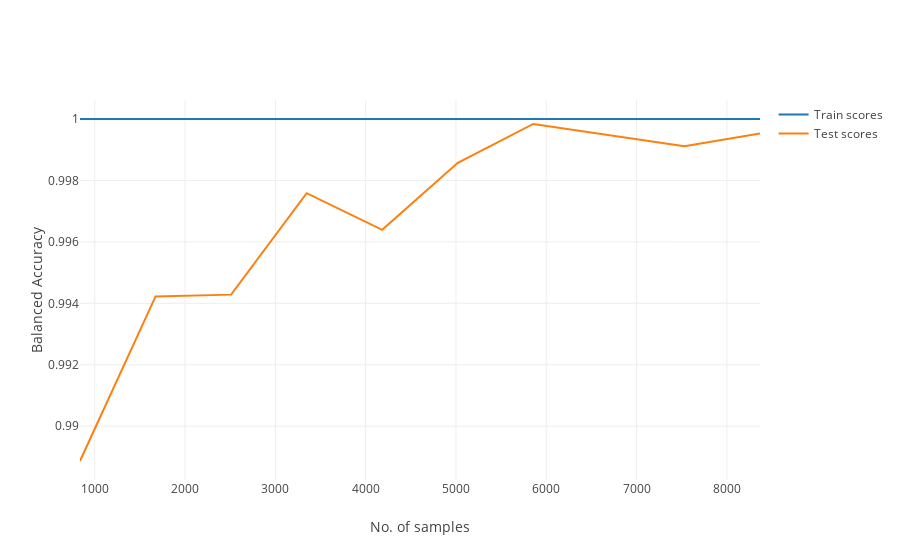
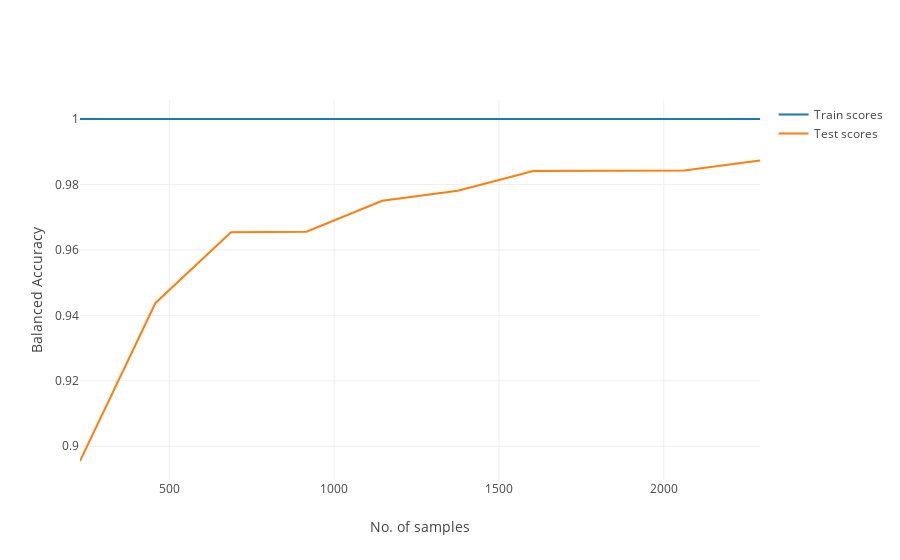
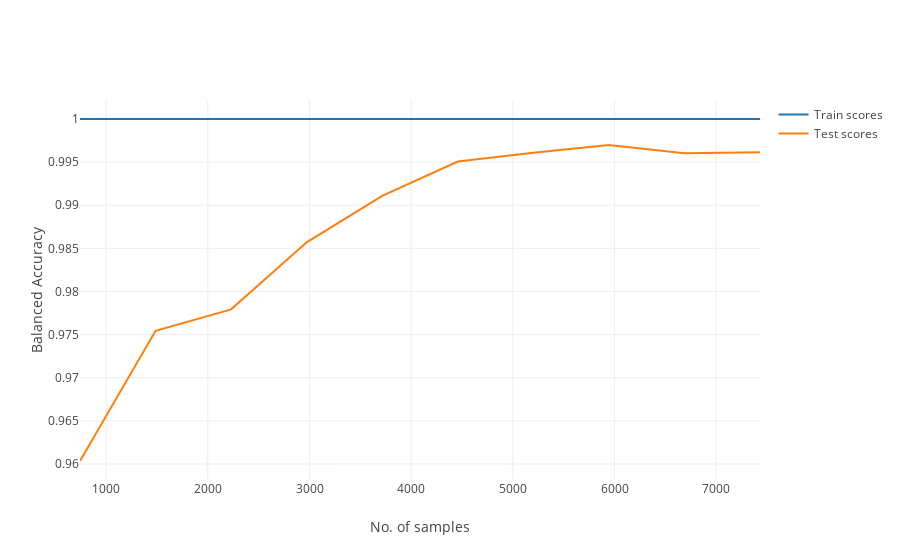
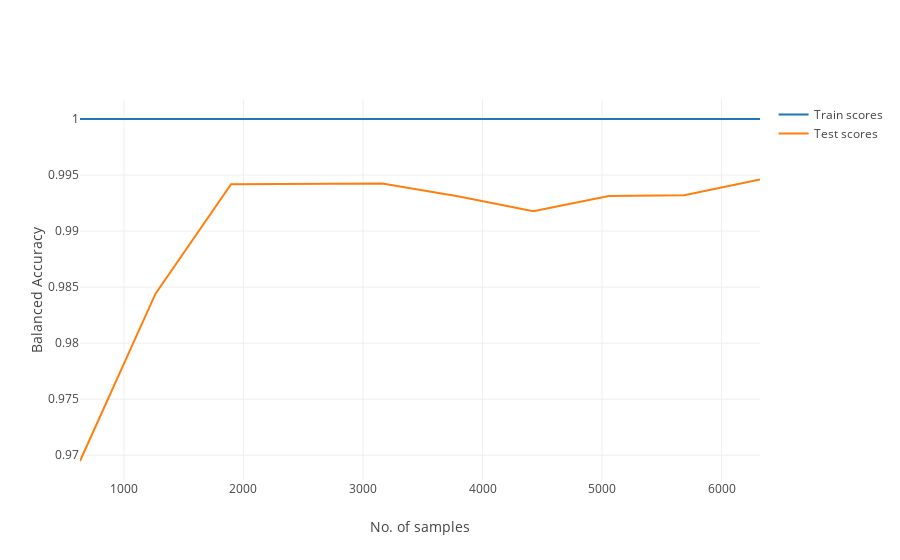

Notebook code cell kept with these figures, in order:
### Code cell
files = os.listdir(result_dir + 'learning_curve')
for fl in files:
    if not fl.endswith('.tabular'):
        continue
    print(fl)
    path = os.path.join(result_dir + 'learning_curve', fl)
    df = pd.read_csv(path, sep='\t')
    
    data1 = go.Scatter(
        x = df['train_sizes_abs'],
        y = df['mean_train_scores'],
        mode = "lines",
        name = "Train scores",
    )
    data2 = go.Scatter(
        x = df['train_sizes_abs'],
        y = df['mean_test_scores'],
        mode = "lines",
        name="Test scores"
    )
    layout = dict(
        xaxis=dict(
            title='No. of samples'
        ),
        yaxis=dict(
            title='Balanced Accuracy'
        )
    )
    fig = go.Figure(data=[data1, data2], layout=layout)
    iplot(fig)

### Figure 1 — Plotly figure (JSON) as saved in the notebook; plotly's stock layout.template omitted (floating-point values rounded to 4 significant figures)
{"data": [{"mode": "lines", "name": "Train scores", "type": "scatter", "uid": "861f4fb2-361e-11e9-93c6-4a0002d544a0", "x": [836, 1673, 2510, 3346, 4183, 5020, 5856, 6693, 7530, 8367], "y": [1, 1, 1, 1, 1, 1, 1, 1, 1, 1]}, {"mode": "lines", "name": "Test scores", "type": "scatter", "uid": "861f52be-361e-11e9-93c6-4a0002d544a0", "x": [836, 1673, 2510, 3346, 4183, 5020, 5856, 6693, 7530, 8367], "y": [0.9889, 0.9942, 0.9943, 0.9976, 0.9964, 0.9986, 0.9998, 0.9995, 0.9991, 0.9995]}], "layout": {"xaxis": {"title": "No. of samples"}, "yaxis": {"title": "Balanced Accuracy"}}}

### Figure 2 — Plotly figure (JSON) as saved in the notebook; plotly's stock layout.template omitted (floating-point values rounded to 4 significant figures)
{"data": [{"mode": "lines", "name": "Train scores", "type": "scatter", "uid": "868ca346-361e-11e9-93c6-4a0002d544a0", "x": [229, 458, 687, 916, 1146, 1375, 1604, 1833, 2062, 2292], "y": [1, 1, 1, 1, 1, 1, 1, 1, 1, 1]}, {"mode": "lines", "name": "Test scores", "type": "scatter", "uid": "868ca4c2-361e-11e9-93c6-4a0002d544a0", "x": [229, 458, 687, 916, 1146, 1375, 1604, 1833, 2062, 2292], "y": [0.8955, 0.9438, 0.9654, 0.9656, 0.975, 0.978, 0.9841, 0.9843, 0.9843, 0.9873]}], "layout": {"xaxis": {"title": "No. of samples"}, "yaxis": {"title": "Balanced Accuracy"}}}

### Figure 3 — Plotly figure (JSON) as saved in the notebook; plotly's stock layout.template omitted (floating-point values rounded to 4 significant figures)
{"data": [{"mode": "lines", "name": "Train scores", "type": "scatter", "uid": "8694f726-361e-11e9-93c6-4a0002d544a0", "x": [743, 1486, 2229, 2972, 3715, 4458, 5201, 5944, 6687, 7430], "y": [1, 1, 1, 1, 1, 1, 1, 1, 1, 1]}, {"mode": "lines", "name": "Test scores", "type": "scatter", "uid": "8694f974-361e-11e9-93c6-4a0002d544a0", "x": [743, 1486, 2229, 2972, 3715, 4458, 5201, 5944, 6687, 7430], "y": [0.9603, 0.9754, 0.9779, 0.9857, 0.9911, 0.9951, 0.9961, 0.997, 0.996, 0.9961]}], "layout": {"xaxis": {"title": "No. of samples"}, "yaxis": {"title": "Balanced Accuracy"}}}

### Figure 4 — Plotly figure (JSON) as saved in the notebook; plotly's stock layout.template omitted (floating-point values rounded to 4 significant figures)
{"data": [{"mode": "lines", "name": "Train scores", "type": "scatter", "uid": "869bde42-361e-11e9-93c6-4a0002d544a0", "x": [632, 1264, 1896, 2528, 3161, 3793, 4425, 5057, 5689, 6322], "y": [1, 1, 1, 1, 1, 1, 1, 1, 1, 1]}, {"mode": "lines", "name": "Test scores", "type": "scatter", "uid": "869bdfaa-361e-11e9-93c6-4a0002d544a0", "x": [632, 1264, 1896, 2528, 3161, 3793, 4425, 5057, 5689, 6322], "y": [0.9695, 0.9844, 0.9942, 0.9942, 0.9943, 0.9931, 0.9918, 0.9931, 0.9932, 0.9946]}], "layout": {"xaxis": {"title": "No. of samples"}, "yaxis": {"title": "Balanced Accuracy"}}}
